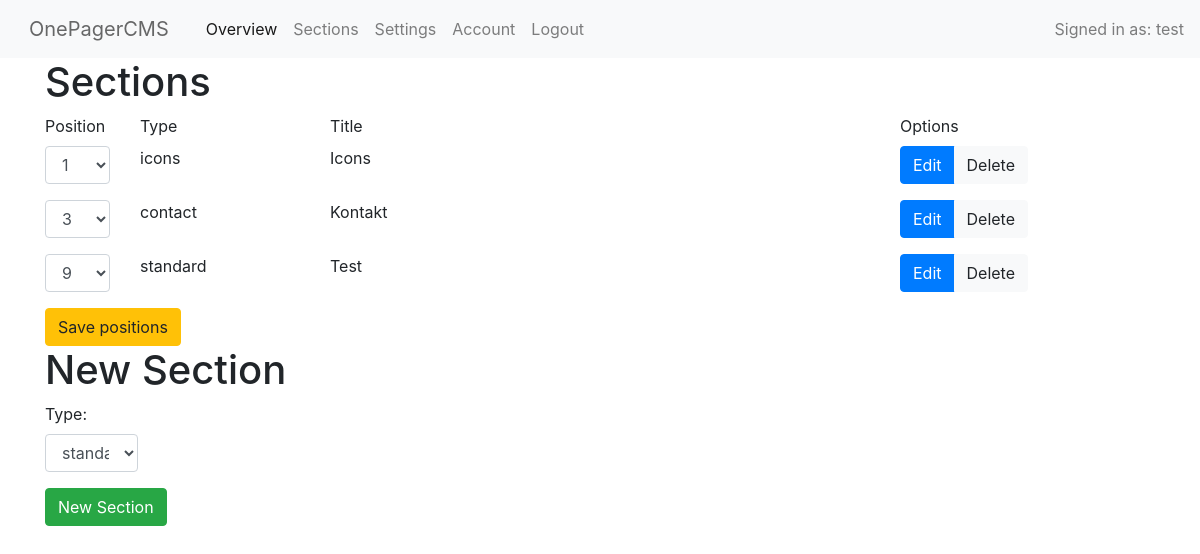
The page /core/sections.php (signed in) on the database its author committed.
### tables this page shows
CREATE TABLE sections
(
    id int PRIMARY KEY,
    type VARCHAR(255) NOT NULL,
    specialid int NOT NULL
, position int NULL);

CREATE TABLE icons
(
  specialid int PRIMARY KEY,
  position int NOT NULL,
  sectiontype VARCHAR(255) NOT NULL,
  title VARCHAR NOT NULL,
  mutedtitle VARCHAR NOT NULL,
  date TEXT NOT NULL,

  iconone VARCHAR (255) NOT NULL,
  icontwo VARCHAR (255) NOT NULL,
  iconthree VARCHAR (255),
  iconfour VARCHAR (255),
  iconfive VARCHAR (255),
  iconsix VARCHAR (255),
  iconseven VARCHAR (255),
  iconeight VARCHAR (255),

  iconheadlineone VARCHAR (255) NOT NULL,
  iconheadlinetwo VARCHAR (255) NOT NULL,
  iconheadlinethree VARCHAR (255),
  iconheadlinefour VARCHAR (255),
  iconheadlinefive VARCHAR (255),
  iconheadlinesix VARCHAR (255),
  iconheadlineseven VARCHAR (255),
  iconheadlineeight VARCHAR (255),

  icontextone TEXT NOT NULL,
  icontexttwo TEXT NOT NULL,
  icontextthree TEXT,
  icontextfour TEXT,
  icontextfive TEXT,
  icontextsix TEXT,
  icontextseven TEXT,
  icontexteight TEXT
);

CREATE TABLE contact
(
  specialid int PRIMARY KEY,
  position int NOT NULL,
  sectiontype VARCHAR(255) NOT NULL,
  title VARCHAR NOT NULL,
  mutedtitle VARCHAR NOT NULL,
  text TEXT NOT NULL,
  date TEXT NOT NULL,
  name BOOLEAN,
  email BOOLEAN,
  message BOOLEAN,
  captcha BOOLEAN
);

CREATE TABLE standard
(
  specialid int PRIMARY KEY,
  position int NOT NULL,
  sectiontype VARCHAR(255) NOT NULL,
  title VARCHAR (255) NOT NULL,
  mutedtitle VARCHAR(255) NOT NULL,
  text TEXT NOT NULL,
  date TEXT NOT NULL

);

### database/connect.php (called while the page is built, shortened)
<?php
$datenbank = "../database/SQLiteDatabase.db";
?>

### database/SQLSectionActions.php (called while the page is built, shortened)
<?php
class SQLSectionActions implements ISectionActions
{
    public function getAllSections()
    {
        $secation_array = array();
        include '../database/connect.php';
        $prepare = $db->prepare('select * from sections order by position');
        $prepare->execute();
        $r = $prepare->fetchAll();
        for ($i = 0; $i < sizeof($r); $i++) {
            if($r[$i][1] == "standard"){
                $selection = $this->getEntryFromStandardTable($r[$i][2]);
                $superid = $this->getSuperIDForStandardEntry($selection[0]['specialid']);
                $standard = new Standard($selection[0][0], $selection[0][1], $selection[0][2], $selection[0][3], $selection[0][4], $selection[0][5], $selection[0][6], $superid[0][0]);
                array_push($secation_array, $standard);
            }
            if($r[$i][1] == "icons"){
                $selection = $this->getEntryFromIconsTable($r[$i][2]);
                $iconArray = array(
                    $selection[0][6],
                    $selection[0][7],
                    $selection[0][8],
                    $selection[0][9],
                    $selection[0][10],
                    $selection[0][11],
                    $selection[0][12],
                    $selection[0][13],
                );
                $iconHeadlineArray = array(
                    $selection[0][14],
                    $selection[0][15],
                    $selection[0][16],
                    $selection[0][17],
                    $selection[0][18],
                    $selection[0][19],
                    $selection[0][20],
                    $selection[0][21],
                );
                $iconTextArray = array(
                    $selection[0][22],
                    $selection[0][23],
                    $selection[0][24],
                    $selection[0][25],
                    $selection[0][26],
                    $selection[0][27],
                    $selection[0][28],
                    $selection[0][29],
                );
                $superid = $this->getSuperIDForIconsEntry($selection[0]['specialid']);
                $icons = new Icons($selection[0][0], $selection[0][1], $selection[0][2], $selection[0][3], $selection[0][4], $selection[0][5], $iconArray, $iconHeadlineArray, $iconTextArray, $superid[0]['id']);
                array_push($secation_array, $icons);
            }
            if($r[$i][1] == "contact"){
                $prepstandard = $db->prepare('select * from contact where specialid=:specialid');
                $prepstandard->bindValue(':specialid', $r[$i][2]);
                $prepstandard->execute();
                $selection = $prepstandard->fetchAll();
                $superid = $this->getSuperIDForContactEntry($selection[0]['specialid']);
                $contact = new Contact($selection[0][0], $selection[0][1], $selection[0][2], $selection[0][3], $selection[0][4], $selection[0][5], $selection[0][6], $selection[0][7], $selection[0][8], $selection[0][9], $selection[0][10], $superid[0]['id']);
                array_push($secation_array, $contact);
            }
        }
        return $secation_array;
    }
    private function getEntryFromStandardTable($sid){
        include '../database/connect.php';
        $prepstandard = $db->prepare('select * from standard where specialid=:specialid');
        $prepstandard->bindValue(':specialid', $sid);
        $prepstandard->execute();
        $selection = $prepstandard->fetchAll();
        return $selection;
    }
    private function getSuperIDForStandardEntry($sid){
        include '../database/connect.php';
        $prepstandard = $db->prepare('select id from sections where specialid=:specialid AND type=:type');
        $prepstandard->bindValue(':specialid', $sid);
        $prepstandard->bindValue(':type', 'standard');
        $prepstandard->execute();
        $selection = $prepstandard->fetchAll();
        return $selection;
    }
    private function getSuperIDForIconsEntry($sid){
        include '../database/connect.php';
        $prepstandard = $db->prepare('select id from sections where specialid=:specialid AND type=:type');
        $prepstandard->bindValue(':specialid', $sid);
        $prepstandard->bindValue(':type', 'icons');
        $prepstandard->execute();
        $selection = $prepstandard->fetchAll();
        return $selection;
    }
    private function getSuperIDForContactEntry($sid){
        include '../database/connect.php';
        $prepstandard = $db->prepare('select id from sections where specialid=:specialid AND type=:type');
        $prepstandard->bindValue(':specialid', $sid);
        $prepstandard->bindValue(':type', 'contact');
        $prepstandard->execute();
        $selection = $prepstandard->fetchAll();
        return $selection;
    }
    private function getEntryFromIconsTable($sid){
        include '../database/connect.php';
        $prepstandard = $db->prepare('select * from icons where specialid=:specialid');
        $prepstandard->bindValue(':specialid', $sid);
        $prepstandard->execute();
        $selection = $prepstandard->fetchAll();
        return $selection;
    }
}

### core/sections.php (the view, shortened to what this page needs)
<!DOCTYPE html>
<html>
<?php require_once "inc/head.php"; ?>
<body>
<?php include_once "inc/header.php" ?>
<div class="container">
<?php
include "../database/SQLSectionActions.php";
$sectionactions = new SQLSectionActions();
$sections = $sectionactions->getAllSections();
?>
    <h1>Sections</h1>
    <div class="row">
        <div class="col-1">
            <label>Position</label>
        </div>
        <div class="col-2">
            <label>Type</label>
        </div>
        <div class="col">
            <label>Title</label>
        </div>
        <div class="col-3">
            <label>Options</label>
        </div>
    </div>
    <form method="post" action="../misc/positions.php">
    <?php
for($i=0; sizeof($sections) > $i; $i++){
    echo'
  <div class="row">
    <div class="col-1">
     <div class="form-group">
      <select class="form-control" id="sel1">
        <option selected disabled>'. $sections[$i]->getPosition() . '</option>
      ';
        echo '
      </select>
      </div>
    </div>
    <div class="col-2">
      ' . $sections[$i]->getType() . '
    </div>
    <div class="col">
      ' . $sections[$i]->getTitle() . '
    </div>
    <div class="col-3">
<div class="btn-group">
      <a href="../misc/changesection.php?id=' . $sections[$i]->getSuperid() . '&action=Edit&type=' . $sections[$i]->getType() . '" class="btn btn-primary" role="button">Edit</a>
      <a href="../misc/changesection.php?id=' . $sections[$i]->getSuperid() . '&action=Delete&type=' . $sections[$i]->getType() . '" class="btn btn-light" role="button">Delete</a>
</div>
    </div>
  </div>
    ';
}
?>
        <input type="submit" name="action" value="Save positions" class="btn btn-warning">
    </form>
<h1>New Section</h1>
    <form action="../misc/newsection.php" method="post">
        <div class="form-group">
    <label for="types">Type:</label>
    <select class="form-control col-1" name="type" id="types">
        <option>standard</option>
    </select>
    </div>
    <input type="submit" name="action" value="New Section" class="btn btn-success">
    </form>
</div>
</body>
</html>

### rows shown on the page
sections: specialid.position "1", specialid.sectiontype "icons", specialid.title "Icons", specialid.position "3", specialid.sectiontype "contact", specialid.title "Kontakt", specialid.position "9", specialid.sectiontype "standard", specialid.title "Test"

### other values the page prints
$userid "test"
